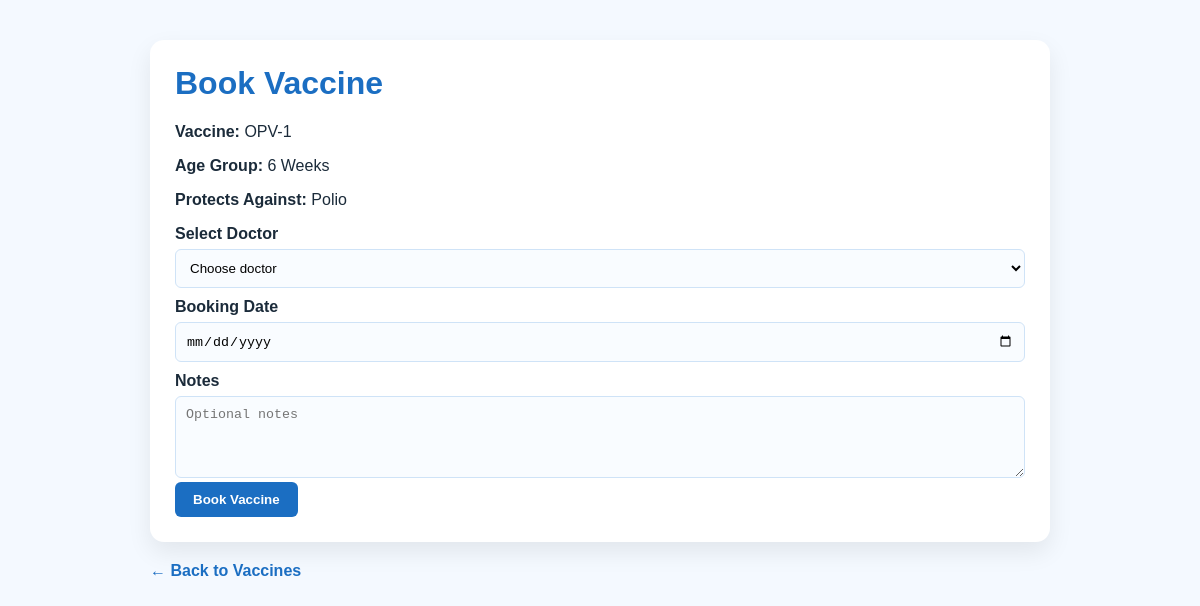
Screenshot of /book_vaccine.php?vaccine_id=4 (signed in) with the database file from the repository.
### tables this page shows
CREATE TABLE `vaccines` (
  `id` int(10) UNSIGNED NOT NULL,
  `vaccine_name` varchar(150) NOT NULL,
  `age_group` varchar(100) NOT NULL,
  `protects_against` varchar(255) DEFAULT NULL,
  `description` text NOT NULL,
  `status` varchar(50) NOT NULL DEFAULT 'active',
  `created_at` timestamp NOT NULL DEFAULT current_timestamp()
);

### app/Helpers/helpers.php (called while the page is built, shortened)
<?php
function e(?string $value): string
{
    return htmlspecialchars((string)$value, ENT_QUOTES, 'UTF-8');
}

### book_vaccine.php (the view, shortened to what this page needs)
<?php
include("connect.php");
require_once "app/Helpers/helpers.php";
$vaccine_id = (int)($_GET['vaccine_id'] ?? $_POST['vaccine_id'] ?? 0);
$vaccineStmt = $conn->prepare("SELECT * FROM vaccines WHERE id = ? LIMIT 1");
$vaccineStmt->bind_param("i", $vaccine_id);
$vaccineStmt->execute();
$vaccine = $vaccineStmt->get_result()->fetch_assoc();
?>
<!DOCTYPE html>
<html lang="en">
<head>
</head>
<body>
<div class="wrap">
    <div class="card">
        <h1>Book Vaccine</h1>
        <p><strong>Vaccine:</strong> <?php echo e($vaccine['vaccine_name']); ?></p>
        <p><strong>Age Group:</strong> <?php echo e($vaccine['age_group']); ?></p>
        <p><strong>Protects Against:</strong> <?php echo e($vaccine['protects_against']); ?></p>
        <form method="POST">
            <label>Select Doctor</label>
            <select name="doctor_id" required>
                <option value="">Choose doctor</option>
            </select>
            <label>Booking Date</label>
            <input type="date" name="booking_date" required>
            <label>Notes</label>
            <textarea name="notes" rows="4" placeholder="Optional notes"></textarea>
            <button type="submit">Book Vaccine</button>
        </form>
    </div>
    <a class="back-link" href="vaccines.php">← Back to Vaccines</a>
</div>
</body>
</html>

### book_vaccine.php (style rules this page uses)
body { margin: 0; font-family: Arial, sans-serif; background: #f4f9ff; color: #1b2b3a; padding: 40px 20px; }
.wrap { max-width: 900px; margin: auto; }
.card { background: #fff; padding: 25px; border-radius: 14px; margin-bottom: 20px; box-shadow: 0 10px 25px rgba(0,0,0,0.08); }
h1 { color: #1b6ec2; margin-top: 0; }
label { display:block; margin:10px 0 6px; font-weight:bold; }
select, input, textarea { width:100%; padding:10px; border-radius:6px; border:1px solid #cfe3f7; background:#f9fcff; box-sizing:border-box; }
textarea { resize:vertical; }
button { padding:10px 18px; background:#1b6ec2; color:#fff; border:none; border-radius:6px; font-weight:bold; cursor:pointer; }
.back-link { color:#1b6ec2; text-decoration:none; font-weight:bold; }

### rows the page displays
vaccines: vaccine_name "OPV-1", age_group "6 Weeks", protects_against "Polio"
